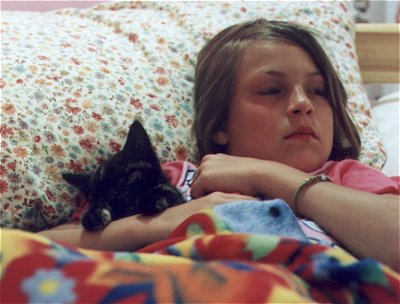
#> input picture 6.jpg, 400 x 304 px
$ python transformation.py
#> lines starting #> are read from the running program, lines starting #| are printed output that depends on the picture
import numpy as np
import cv2

'''
performing various geometrical transformations of 2D images
'''

image = cv2.imread('6.jpg', cv2.IMREAD_GRAYSCALE)
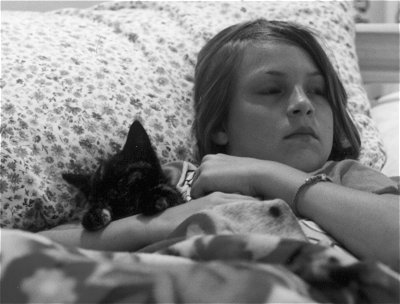
#> image: shape (304, 400); min 1, max 255, mean 129.6
r = 150.0/image.shape[1]
#> r = 0.375
dim = (150, int(image.shape[0]*r))
#> dim = (150, 114)
resized_image = cv2.resize(image, dim, interpolation=cv2.INTER_AREA)
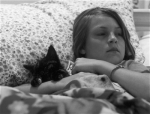
#> resized_image: shape (114, 150); min 5, max 248, mean 129.6
cv2.imshow("Original resized Gray scale image", resized_image)


def translation(image, x, y):
#> called with x = 0, y = 100
    M = np.float32([[1, 0, x], [0, 1, y]])
    shifted = cv2.warpAffine(image, M, (image.shape[1], image.shape[0]))
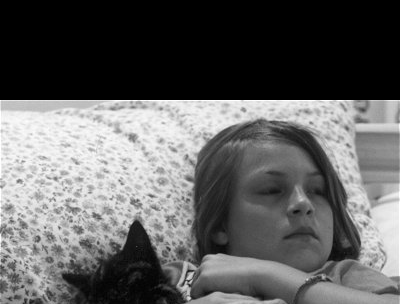
#> shifted: shape (304, 400); min 0, max 255, mean 96.8
    return shifted

def rotation(image, angle, center = None, scale = 1.0):
    (h, w) = image.shape[:2]
    center = (w//2, h//2)
    M = cv2.getRotationMatrix2D(center, 45, 1.0) # Soecifying the rotation and it is normally the center of the image
    rotated_image = cv2.warpAffine(image, M, (w, h))
    return rotated_image

shifted = translation(image, 0, 100)
cv2.imshow("Shifted Down", shifted)
cv2.waitKey(0)
shifted = translation(image, 0, 100)
cv2.imshow("Shifted Down", shifted)
cv2.waitKey(0)
